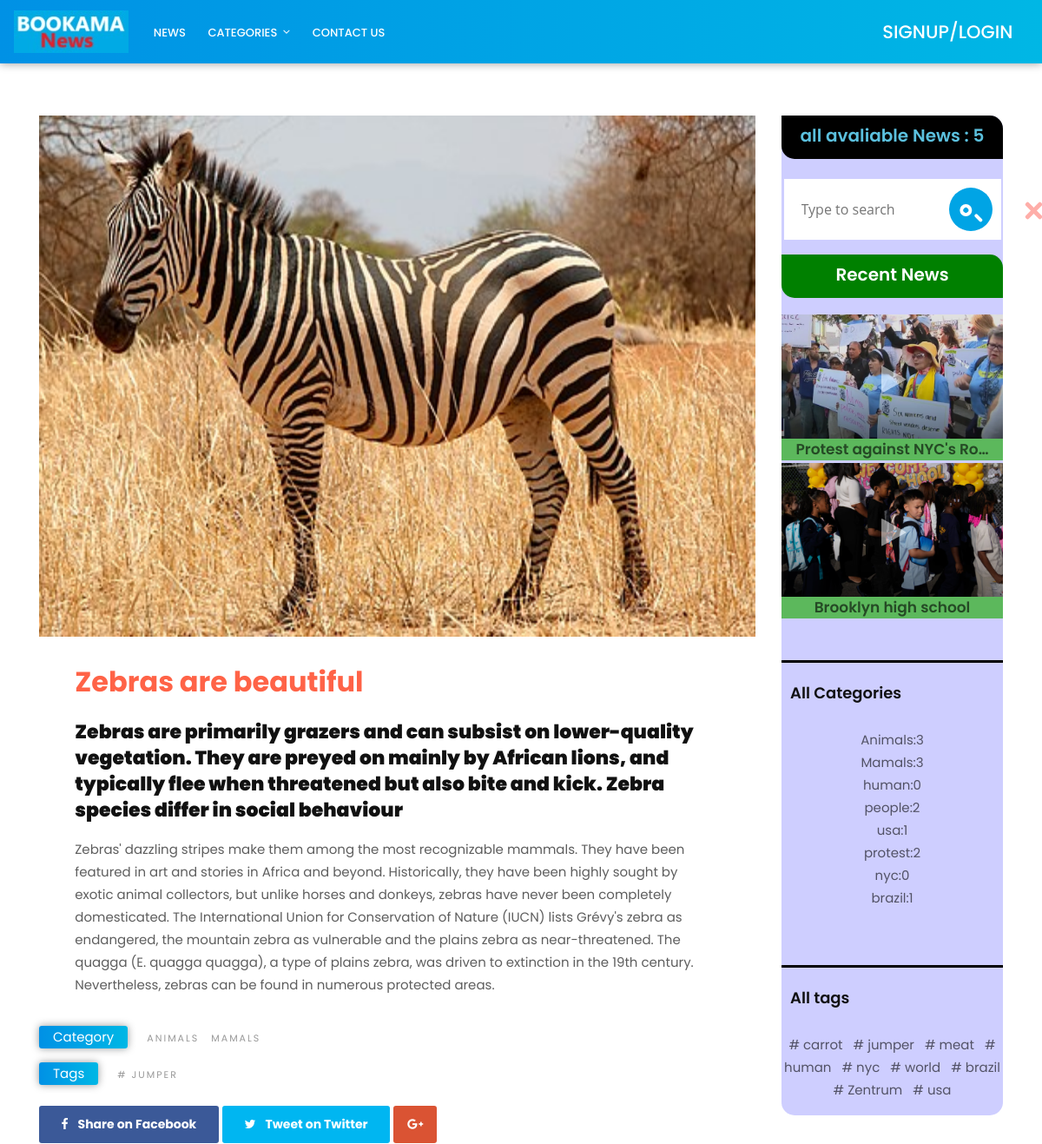
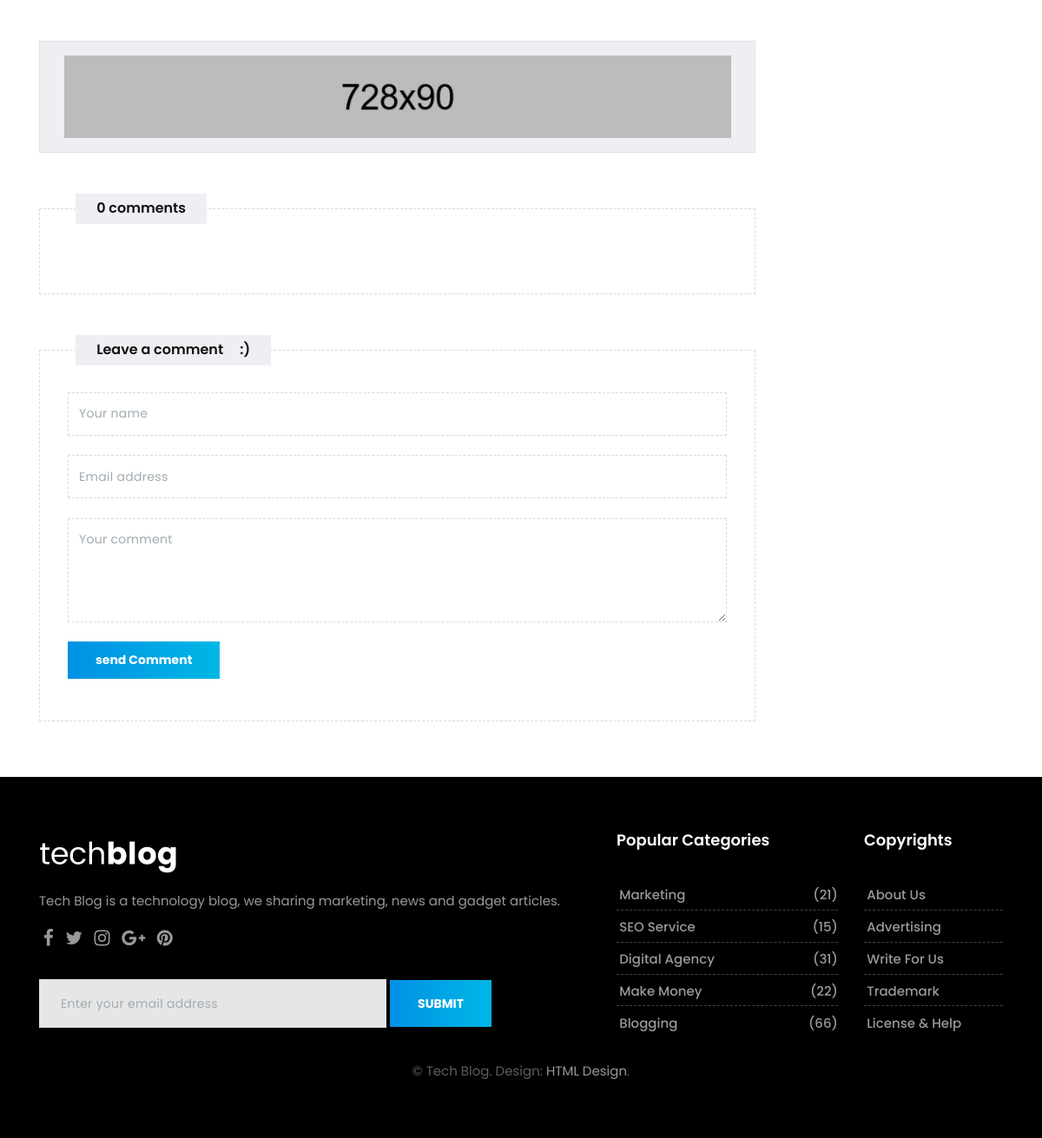
The page /detail/2/ on the database its author committed (2 pictures, top to bottom).
### news/models.py (models this page shows, shortened)
class News(models.Model):
  title=models.CharField(max_length=250)
  brif_description=models.TextField()
  description=models.TextField()
  image=models.ImageField(upload_to='news/images/',default='news/images/1.png')
  updated_time=models.DateTimeField(auto_now=True, auto_now_add=False)
  created_time=models.DateTimeField(auto_now=False, auto_now_add=True)
  active=models.BooleanField(default=False)
  author=models.ForeignKey(user,on_delete=models.CASCADE,blank=False)
  category=models.ManyToManyField("Category")
  tag=models.ManyToManyField("Tag")
  class Meta:
    ordering=['-created_time']
    verbose_name = 'New'
    verbose_name_plural = 'News'

class Category(models.Model):
  title=models.CharField(max_length=100)
  def __str__(self):
    return self.title

class Tag(models.Model):
  title=models.CharField(max_length=100)

### news/views.py (the view)
# urls.py: path('detail/<int:num>/', news_detail,name="detail"),
def news_detail(request,num):
  new=get_object_or_404(News,id=num)
  comments = Comment.objects.filter(news=new, active=True)
  form=CommentForm()
  if request.method =='POST':
    form=CommentForm(request.POST)
    if form.is_valid():
      form.save()
      messages.success(request, "your comment added and would be published soon ... ")
      return redirect('/')
  return render(request,'news/news-detail.html',{'new':new , 'comments':comments ,'form':form})

### news/forms.py
class CommentForm(forms.ModelForm):
  class Meta:
    model=Comment
    fields='__all__'
    exclude = ('active','created_time')

### news/templatetags/news_tags.py (called while the page is built)
@register.simple_tag
def news_counter():
  news=str(News.objects.filter(active=1).count())
  return f"all avaliable News   :  {news} "

@register.inclusion_tag('news/includes/news-recent.html')
def recent_news():
  news=News.objects.filter(active=True).order_by('-created_time')[0:2]
  return {'news':news}

@register.inclusion_tag('news/includes/news-category.html')
def categories():
  categories=Category.objects.all()
  news=News.objects.filter(active=True)
  categories_count={}
  for cat in categories:
    categories_count[cat]=news.filter(category__title=cat).count()
  return {'categories_count': categories_count}

@register.inclusion_tag('news/includes/news-all-tags.html')
def show_all_tags():
  tags=Tag.objects.all()
  return {'tags':tags}

@register.inclusion_tag('news/includes/news-category-banner.html')
def category_banner():
  categories=Category.objects.all()
  return {'categories':categories}

@register.inclusion_tag('news/includes/banner/news-banner-recentnews.html')
def banner_recent_news():
  news=News.objects.filter(active=True).order_by('-id')[0:3]
  return {'news':news}

### templates/news/news-detail.html (shortened to what this page needs)
{% extends "base.html" %}
{% load static %}
{% load news_tags %}
{% block content %}
<section class="section single-wrapper">
  <div class="container">
      <div class="row">
          <div class="col-lg-9 col-md-12 col-sm-12 col-xs-12">
              <div class="page-wrapper">
                  <div class="single-post-media">
                      <img style="width:100%;height:600px" src="{{new.image.url}}" alt="" class="img-fluid">
                  </div>
                  <div class="blog-content">
                      <div class="pp">
                          <h1><a href="#">{{new.title}}</a></h1>
                          <h3><strong>{{new.brif_description}}</strong></h3>
                          <p>{{new.description}}</p>
                      </div>
                  </div>
                  <div class="blog-title-area">
                      <div class="tag-cloud-single">
                          <span>Category</span>
                          {% for cat in new.category.all %}
                          <small><a href=" {% url "news:category" category=cat.title %} ">{{cat.title}}</a></small>
                          {% endfor %}
                      </div>
                     <div class="tag-cloud-single">
                        <span>Tags </span>
                        {% for tag in new.tag.all  %}
                        <small><a href="{% url "news:tag" tag=tag.title %}"># {{tag.title}}</a></small>
                        {% endfor %}
                    </div>
                      <div class="post-sharing">
                          <ul class="list-inline">
                              <li><a href="#" class="fb-button btn btn-primary"><i class="fa fa-facebook"></i> <span class="down-mobile">Share on Facebook</span></a></li>
                              <li><a href="#" class="tw-button btn btn-primary"><i class="fa fa-twitter"></i> <span class="down-mobile">Tweet on Twitter</span></a></li>
                              <li><a href="#" class="gp-button btn btn-primary"><i class="fa fa-google-plus"></i></a></li>
                          </ul>
                      </div>
                  </div>
                  <div class="row">
                      <div class="col-lg-12">
                          <div class="banner-spot clearfix">
                              <div class="banner-img">
                                  <img src="upload/banner_01.jpg" alt="" class="img-fluid">
                              </div>
                          </div>
                      </div>
                  </div>
                  <div class="custombox clearfix">
                      <h4 class="small-title">{{comments.count}} comments</h4>
                      <div class="row">
                          <div class="col-lg-12">
                          </div>
                      </div>
                  </div>
                  <div class="custombox clearfix">
                      <h4 class="small-title">Leave a comment &nbsp; &nbsp; :) </h4>
                      <div class="row">
                          <div class="col-lg-12">
                              <form method="POST" action="{% url "news:detail" num=new.id %}" class="form-wrapper">
                                  <input name="name" type="text" class="form-control" placeholder="Your name">
                                  <input name="email" type="email" class="form-control" placeholder="Email address">
                                  <textarea name="message" class="form-control" placeholder="Your comment"></textarea>
                                  <button type="submit" class="btn btn-primary">send Comment</button>
                              </form>
                          </div>
                      </div>
                  </div>
              </div>
          </div>
{% include "news/includes/sidebar.html" %}
      </div>
  </div>
</section>
{% endblock content %}

### templates/news/includes/news-recent.html (shortened to what this page needs)
{% load news_tags %}
<div class="widget">
    <div class="trend-videos">
<h2 style="border-radius:0px 15px 0px 15px;background-color:green;font-size:20px;height:50px;text-align:center;padding:5%" class="widget-title text-white">Recent News</h2>
{% for new in news %}
      <div class="blog-box bg-success" style="margin-top:-13px;">
          <div class="post-media">
              <a href="{% url "news:detail" num=new.id %}" title="">
                  <img src="{{new.image.url}}" alt="" class="img-fluid">
                  <div class="hovereffect">
                  </div>
              </a>
          </div>
          <div class="blog-meta">
              <h5 style="text-align:center;padding-buttom:10px" ><a href="{% url "news:detail" num=new.id %}" title="">{{new.title | truncatechars:25}}</a></h5>
          </div>
      </div>
      {% endfor %}
  </div>
</div>

### templates/news/includes/news-category.html (shortened to what this page needs)
{% load news_tags %}
<div class="widget">
  <h2 class="widget-title" style="padding:10px 0px 0px 10px">All Categories </h2>
  <div class="blog-list-widget">
      <div class="list-group">
          <a href="tech-single.html" class="list-group-item list-group-item-action flex-column align-items-start">
              <div class="w-100 justify-content-between">
                  <ul>
                    {% for cat,num in categories_count.items %}
                    <li style="text-align:center">
                        <a href="{% url "news:category" category=cat.title %}">{{cat}}:{{num}}</a>
                    </li>
                    {% endfor %}
                  </ul>
              </div>
          </a>
      </div>
  </div>
</div>

### templates/news/includes/news-all-tags.html (shortened to what this page needs)
{% load news_tags %}
<div class="widget">
  <h2 class="widget-title"  style="padding:10px 0px 0px 10px" >All tags </h2>
  <div class="blog-list-widget">
      <div class="list-group">
          <a href="tech-single.html" class="list-group-item list-group-item-action flex-column align-items-start">
              <div class="w-100 justify-content-between">
                  <ul style="text-align:center">
                    {% for tag in tags%}
                    <li  style="display:inline">
                        <a href="{% url "news:tag" tag=tag.title %}"># {{tag.title}} &nbsp; </a>
                    </li>
                    {% endfor %}
              </div>
          </a>
      </div>
  </div>
</div>

### staticfiles/css/colors.css (style rules this page uses)
.authorbox p a, .pp a, .sitemap-wrapper small, .fa-user-circle-o, .footer h5:hover, a:hover, a:focus, .navbar-nav .nav-link:hover, .navbar-nav .nav-link:focus, .navbar-inverse .navbar-nav .active > .nav-link, .navbar-inverse .navbar-nav .nav-link.active, .navbar-inverse .navbar-nav .nav-link.open, .navbar-inverse .navbar-nav .open > .nav-link { color: #3197d6 !important; }
.tag-cloud-single span, .page-title i, .btn:hover, .sitemap-wrapper .year, .btn:focus, .navbar-inverse .navbar-toggler { color: #ffffff !important; background-color: #3197d6; }

### staticfiles/css/version/tech.css (style rules this page uses)
body { background-color: #ffffff; }
h1, h2, h3, h4, h5, body, .navbar-toggleable-md .navbar-nav .nav-link, .market-header, .btn, .dropdown-item, .form-control, p { font-family: 'Poppins', serif !important; }
h1, h2, h3, h4, h5 { font-weight: 600; }
.single-wrapper { margin-top: 3.5rem; }
.banner-spot { padding: 0 !important; border: 1px solid #e2e2e2; }
.page-wrapper .banner-spot { padding: 1rem !important; border: 1px solid #e2e2e2; }
.authorbox p a, .pp a, .blog-top .fa-rss, a:hover, a:focus { color: #FF6347 !important; }
.btn, .page-link:hover, .page-link:focus, .btn:hover, .btn:focus { color: #ffffff !important; background: rgba(0, 0, 0, 0) linear-gradient(to right, #0091e5 0px, #00b7e5 100%) repeat scroll 0 0 !important }
.tag-cloud-single span, .navbar-inverse { color: #ffffff !important; box-shadow: 0 0 10px rgba(0, 0, 0, 0.4); background: rgba(0, 0, 0, 0) linear-gradient(to right, #0091e5 0px, #00b7e5 100%) repeat scroll 0 0 !important }
.gp-button.btn-primary:hover, .gp-button.btn-primary:focus, .gp-button.btn-primary { border-color: #DA5333 !important; background: #DA5333 !important; }
.fb-button.btn-primary:focus, .fb-button.btn-primary:hover, .fb-button.btn-primary { background: #3B5998 !important; border-color: #3B5998 !important; }
.tw-button.btn-primary:hover, .tw-button.btn-primary:focus, .tw-button.btn-primary { background: #00B6F1 !important; border-color: #00B6F1 !important; }

### rows shown on the page
News: image (picture), title "Zebras are beautiful", brif_description "Zebras are primarily grazers and can subsist on lower-quality vegetation. They are preyed on mainly by African lions, and typically flee when threatened but also bite and kick. Zebra species differ in social behaviour", description "Zebras' dazzling stripes make them among the most recognizable mammals. They have been featured in art and stories in Africa and beyond. Historically, they have been highly sought by exotic animal collectors, but unlike horses and donkeys, zebras have never been completely domesticated. The International Union for Conservation of Nature (IUCN) lists Grévy's zebra as endangered, the mountain zebra as vulnerable and the plains zebra as near-threatened. The quagga (E. quagga quagga), a type of plains zebra, was driven to extinction in the 19th century. Nevertheless, zebras can be found in numerous protected areas."
Category: title "ANIMALS", title "Animals", num "3"
Category: title "MAMALS", title "Mamals", num "3"
Tag: title "JUMPER", title "jumper"
News: image (picture), title "Protest against NYC's Ro…"
News: image (picture), title "Brooklyn high school"
Category: title "human", num "0"
Category: title "people", num "2"
Category: title "usa", num "1"
Category: title "protest", num "2"
Category: title "nyc", num "0"
Category: title "brazil", num "1"
Tag: title "carrot"
Tag: title "meat"
Tag: title "human"
Tag: title "nyc"
Tag: title "world"
Tag: title "brazil"
Tag: title "Zentrum"
Tag: title "usa"

### other values the page prints
{{ comments.count }} "0"
